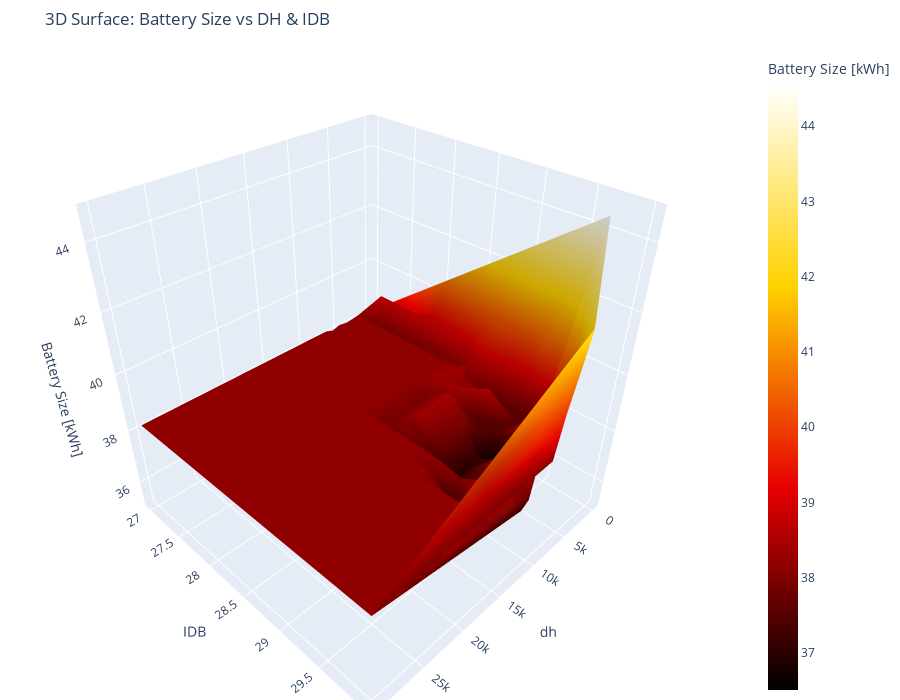

Source (notebook cell):
### Code cell
# 1. Load your data
df = pd.read_csv('C:\\Users\\arjun\\REVIVE\\Research\\CATE_2026\\EnthalpyTest4_ResultsTable.csv')
# 2. FILTER: Keep only rows where Battery Size is <= 45
df_filtered = df[df['Cooling Battery Size [kWh]'] <= 45]
# 2. Define data for readability
x_data = df_filtered['dh']
y_data = df_filtered['IDB']
z_data = df_filtered['Cooling Battery Size [kWh]']
# 3. Create the 3D Surface (Mesh)
fig = go.Figure(data=[go.Mesh3d(
    x=x_data,
    y=y_data,
    z=z_data,
    intensity=z_data,         # Colors the surface based on Z values
    colorscale='Hot',     # Color scheme
    opacity=1,              # Slight transparency to see depth
    colorbar_title='Battery Size [kWh]'
)])

# 4. Update Layout for clear labeling
fig.update_layout(
    title='3D Surface: Battery Size vs DH & IDB',
    scene=dict(
        xaxis_title='dh',
        yaxis_title='IDB',
        zaxis_title='Battery Size [kWh]',
        zaxis=dict(range=[35, 45]) 
    ),
    width=900,
    height=700,
    margin=dict(l=0, r=0, b=0, t=50) # Tight layout
)
fig.show()

### Figure 1 — Plotly figure (JSON) as saved in the notebook; plotly's stock layout.template omitted (floating-point values rounded to 4 significant figures; data arrays with more than 128 entries replaced by an {"elided": "..."} marker saying what was removed)
{"data": [{"colorbar": {"title": {"text": "Battery Size [kWh]"}}, "colorscale": [[0, "rgb(0,0,0)"], [0.3333, "rgb(230,0,0)"], [0.6667, "rgb(255,210,0)"], [1, "rgb(255,255,255)"]], "intensity": {"elided": "387 float values"}, "opacity": 1, "type": "mesh3d", "x": {"elided": "387 int values"}, "y": {"elided": "387 float values"}, "z": {"elided": "387 float values"}}], "layout": {"height": 700, "margin": {"b": 0, "l": 0, "r": 0, "t": 50}, "scene": {"xaxis": {"title": {"text": "dh"}}, "yaxis": {"title": {"text": "IDB"}}, "zaxis": {"range": [35, 45], "title": {"text": "Battery Size [kWh]"}}}, "title": {"text": "3D Surface: Battery Size vs DH & IDB"}, "width": 900}}
